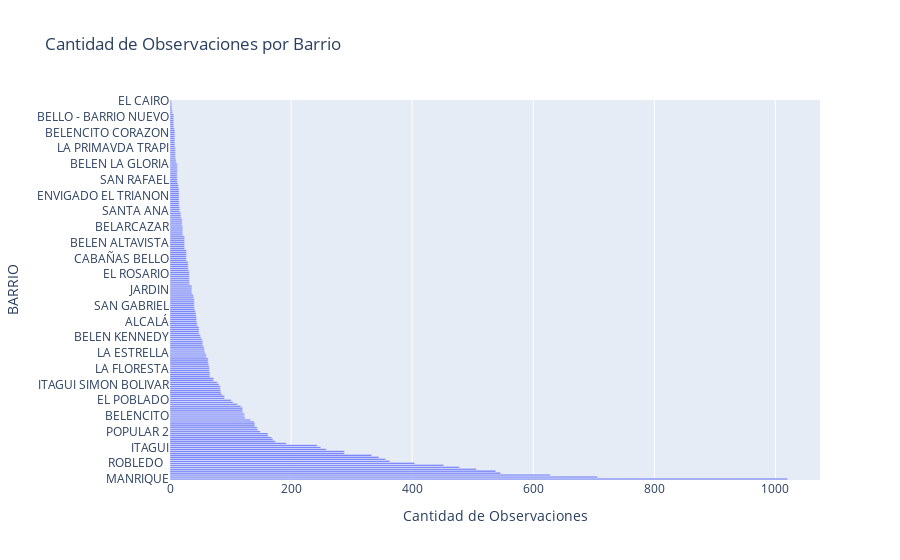

Notebook cell for this chart:
### Markdown cell above
Tiene una distribucion normal, donde su moda esta de los 75 años a 82 años

### Code cell
fig = px.bar(df_final['BARRIO'].value_counts().reset_index(), 
             y='index', 
             x='BARRIO', 
             orientation='h',
             labels={'index': 'BARRIO', 'BARRIO': 'Cantidad de Observaciones'},
             title='Cantidad de Observaciones por Barrio')

# Mostrar el diagrama de barras horizontal
fig.show()

### Figure 1 — Plotly figure (JSON) as saved in the notebook; plotly's stock layout.template omitted (floating-point values rounded to 4 significant figures; data arrays with more than 128 entries replaced by an {"elided": "..."} marker saying what was removed)
{"data": [{"alignmentgroup": "True", "hovertemplate": "Cantidad de Observaciones=%{x}<br>BARRIO=%{y}<extra></extra>", "legendgroup": "", "marker": {"color": "#636efa", "pattern": {"shape": ""}}, "name": "", "offsetgroup": "", "orientation": "h", "showlegend": false, "textposition": "auto", "type": "bar", "x": {"elided": "193 int values"}, "xaxis": "x", "y": {"elided": "193 str values"}, "yaxis": "y"}], "layout": {"barmode": "relative", "legend": {"tracegroupgap": 0}, "title": {"text": "Cantidad de Observaciones por Barrio"}, "xaxis": {"anchor": "y", "domain": [0, 1], "title": {"text": "Cantidad de Observaciones"}}, "yaxis": {"anchor": "x", "domain": [0, 1], "title": {"text": "BARRIO"}}}}
